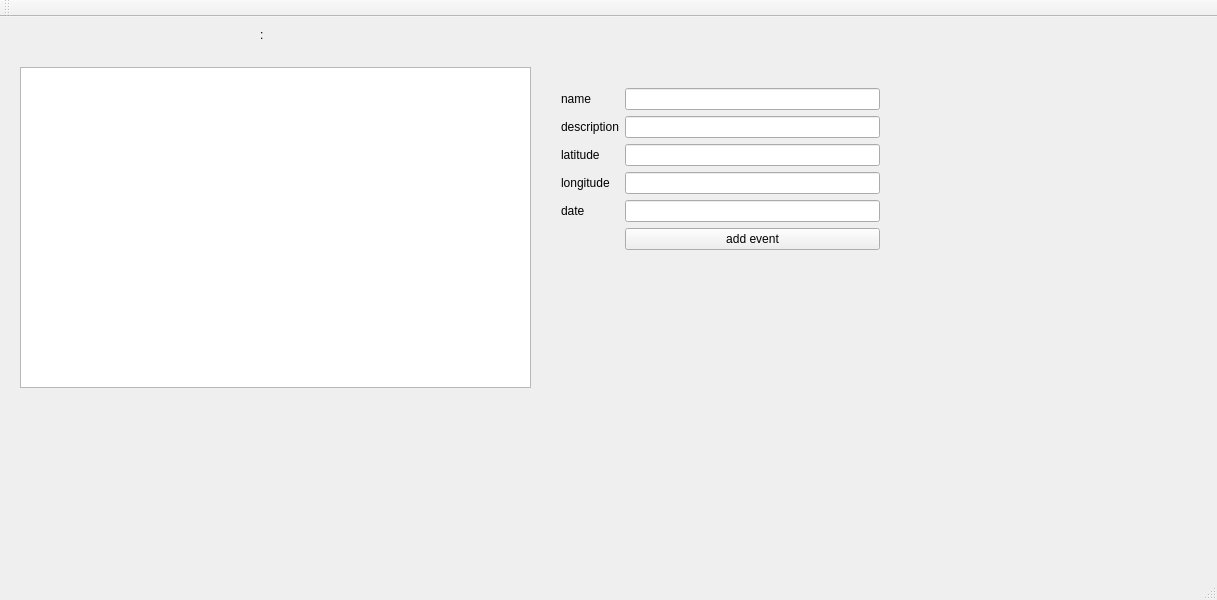
<?xml version="1.0" encoding="UTF-8"?>
<ui version="4.0">
 <class>WindowClass</class>
 <widget class="QMainWindow" name="WindowClass">
  <property name="geometry">
   <rect>
    <x>0</x>
    <y>0</y>
    <width>1217</width>
    <height>600</height>
   </rect>
  </property>
  <property name="windowTitle">
   <string>Window</string>
  </property>
  <widget class="QWidget" name="centralWidget">
   <widget class="QLabel" name="latitude_label">
    <property name="geometry">
     <rect>
      <x>20</x>
      <y>10</y>
      <width>131</width>
      <height>16</height>
     </rect>
    </property>
    <property name="text">
     <string/>
    </property>
   </widget>
   <widget class="QLabel" name="longitude_label">
    <property name="geometry">
     <rect>
      <x>260</x>
      <y>10</y>
      <width>131</width>
      <height>16</height>
     </rect>
    </property>
    <property name="text">
     <string>:</string>
    </property>
   </widget>
   <widget class="QListWidget" name="events_list">
    <property name="geometry">
     <rect>
      <x>20</x>
      <y>50</y>
      <width>511</width>
      <height>321</height>
     </rect>
    </property>
   </widget>
   <widget class="QWidget" name="">
    <property name="geometry">
     <rect>
      <x>550</x>
      <y>60</y>
      <width>341</width>
      <height>301</height>
     </rect>
    </property>
    <layout class="QFormLayout" name="add_data_layout">
     <item row="0" column="0">
      <widget class="QLabel" name="label">
       <property name="text">
        <string>name</string>
       </property>
      </widget>
     </item>
     <item row="0" column="1">
      <widget class="QLineEdit" name="name_line_edit"/>
     </item>
     <item row="1" column="0">
      <widget class="QLabel" name="label_2">
       <property name="text">
        <string>description</string>
       </property>
      </widget>
     </item>
     <item row="1" column="1">
      <widget class="QLineEdit" name="descriptio_line_edit"/>
     </item>
     <item row="2" column="0">
      <widget class="QLabel" name="label_3">
       <property name="text">
        <string>latitude</string>
       </property>
      </widget>
     </item>
     <item row="2" column="1">
      <widget class="QLineEdit" name="latitude_line_edit"/>
     </item>
     <item row="3" column="0">
      <widget class="QLabel" name="label_4">
       <property name="text">
        <string>longitude</string>
       </property>
      </widget>
     </item>
     <item row="3" column="1">
      <widget class="QLineEdit" name="longitude_line_edit"/>
     </item>
     <item row="4" column="0">
      <widget class="QLabel" name="label_5">
       <property name="text">
        <string>date</string>
       </property>
      </widget>
     </item>
     <item row="4" column="1">
      <widget class="QLineEdit" name="date_line_edit"/>
     </item>
     <item row="5" column="1">
      <widget class="QPushButton" name="pushButton">
       <property name="text">
        <string>add event</string>
       </property>
      </widget>
     </item>
    </layout>
   </widget>
  </widget>
  <widget class="QMenuBar" name="menuBar">
   <property name="geometry">
    <rect>
     <x>0</x>
     <y>0</y>
     <width>1217</width>
     <height>22</height>
    </rect>
   </property>
  </widget>
  <widget class="QToolBar" name="mainToolBar">
   <attribute name="toolBarArea">
    <enum>TopToolBarArea</enum>
   </attribute>
   <attribute name="toolBarBreak">
    <bool>false</bool>
   </attribute>
  </widget>
  <widget class="QStatusBar" name="statusBar"/>
 </widget>
 <layoutdefault spacing="6" margin="11"/>
 <resources>
  <include location="Window.qrc"/>
 </resources>
 <connections/>
</ui>
